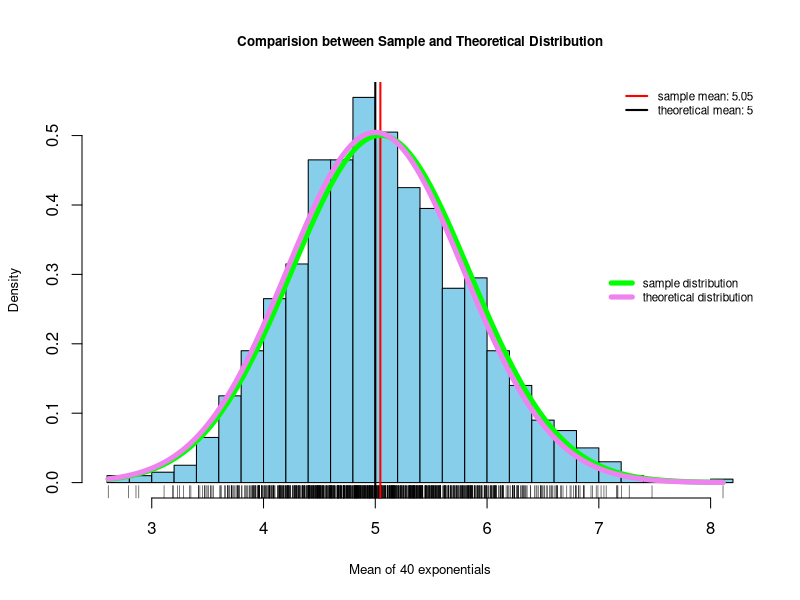

The R source for this figure:
## ---- chunk 1
# set lambda and other constants
lambda <- 0.2
n <- 40
exnum <- 1000

# begin simulation
set.seed(333)
dmatrix <- replicate(exnum, rexp(n, lambda))
mns <- apply(dmatrix, 2, mean)
h<-hist(mns, breaks = 30, prob=TRUE, col='skyblue', 
        xlab='Mean of 40 exponentials', ylab = 'Density', 
        main="Comparision between Sample and Theoretical Distribution",
        cex.main=0.8, cex.lab=0.8)
rug(mns)
# add the line of sample'mean
sample_mean <- mean(mns)
sample_sd <- sd(mns)
abline(v=sample_mean, col='red', lwd = 2)
# add the line of distribution'mean
theory_mean = 1/lambda
theory_sd = 1/lambda * 1/sqrt(n)
abline(v=theory_mean, col='black', lwd = 2)
legend("topright", col=c('red', 'black'), 
       legend=c(paste('sample mean:', round(sample_mean, 2)), 
                paste('theoretical mean:',theory_mean)),
       cex=0.7, lwd=2, box.lwd=0)

# simulate the distribution
xfit<-seq(min(mns),max(mns),length=length(mns)) 
yfit<-dnorm(xfit,mean=sample_mean,sd=sample_sd) 
lines(xfit, yfit, col="green", lwd=5)

tyfit<-dnorm(xfit,mean=theory_mean,sd=theory_sd)
lines(xfit, tyfit, col="violet", lwd=5)

legend("right", col=c('green', 'violet'), 
       legend=c('sample distribution', 'theoretical distribution'), 
       cex=0.7, lwd=5, box.lwd=0)
